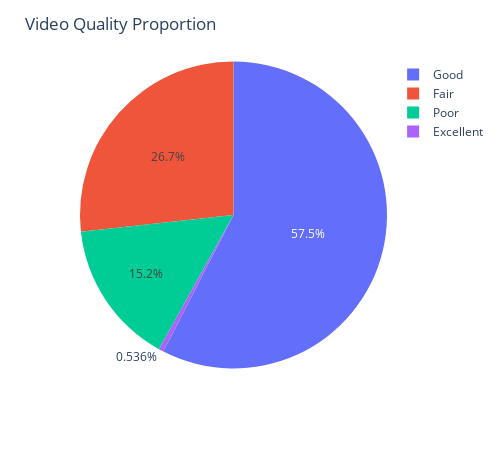

Notebook code for this chart:
### Markdown cell above
It can be seen that there is no significant correlation between the quality of a video and trending duration so that it is not the main factor for categorizing quality based on engagement rate because it has a blurry boundary to be recognized. Even so, we will try to do a proportional visualization for each quality as a whole.

### Code cell
import plotly.express as px
import pandas as pd

quality = data.groupby(['Video ID'],group_keys=True).apply(lambda x: x[['Quality','Trending Date']]).reset_index()
quality = pd.DataFrame(quality.groupby('Video ID')[['Video ID','Quality','Trending Date']].transform('max').value_counts())
quality = quality.reset_index()[['Video ID','Quality']]

pie = px.pie(
    pd.DataFrame(quality['Quality'].value_counts()).reset_index(), 
    values=pd.DataFrame(quality['Quality'].value_counts()).reset_index()['count'],
    names=pd.DataFrame(quality['Quality'].value_counts()).reset_index()['Quality']
)

pie.update_layout(title='Video Quality Proportion',width=500,height=450)
pie.show()

### Figure 1 — Plotly figure (JSON) as saved in the notebook; plotly's stock layout.template omitted (floating-point values rounded to 4 significant figures)
{"data": [{"domain": {"x": [0, 1], "y": [0, 1]}, "hovertemplate": "label=%{label}<br>value=%{value}<extra></extra>", "labels": ["Good", "Fair", "Poor", "Excellent"], "legendgroup": "", "name": "", "showlegend": true, "type": "pie", "values": [3653, 1697, 964, 34]}], "layout": {"height": 450, "legend": {"tracegroupgap": 0}, "margin": {"t": 60}, "title": {"text": "Video Quality Proportion"}, "width": 500}}
